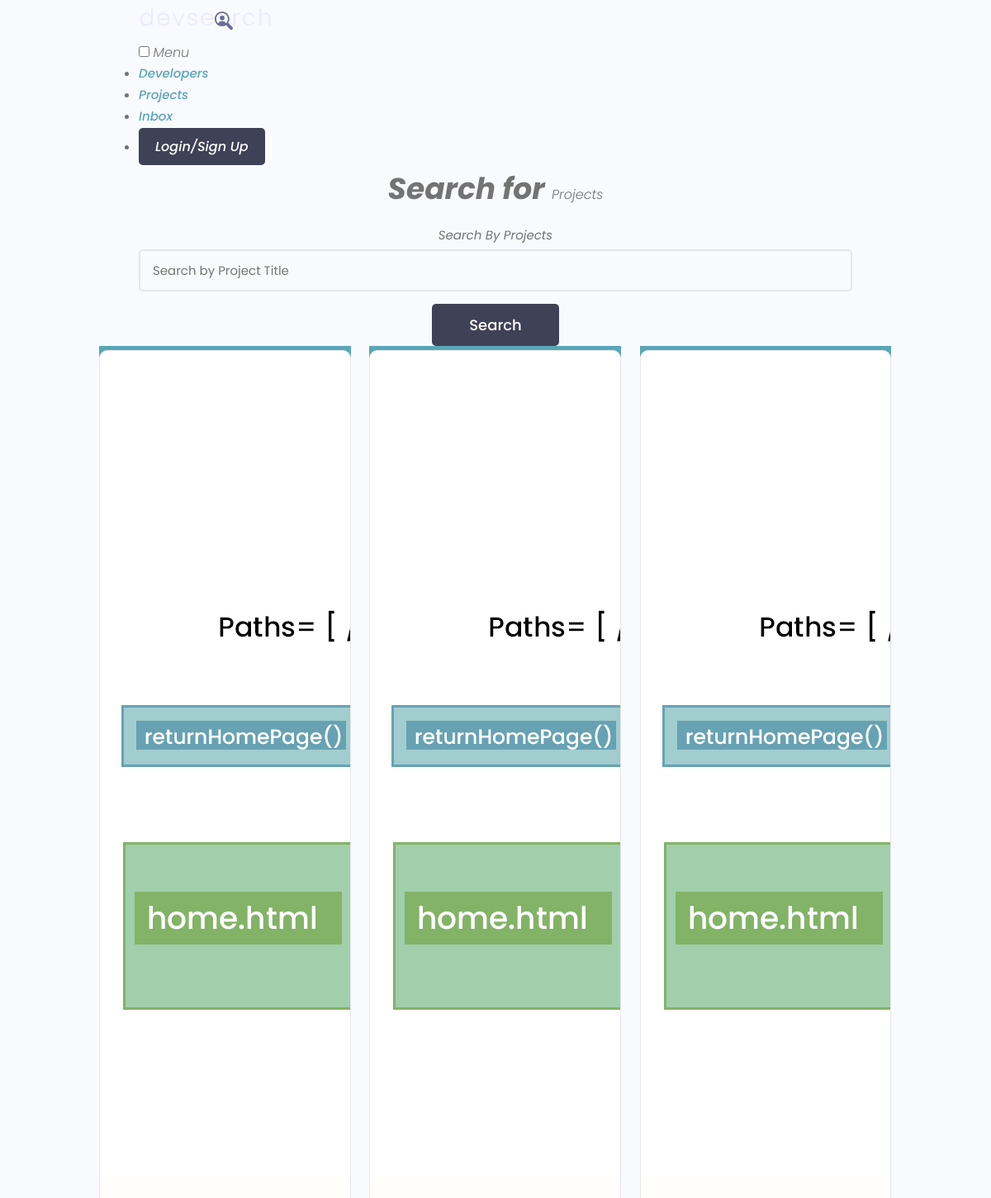
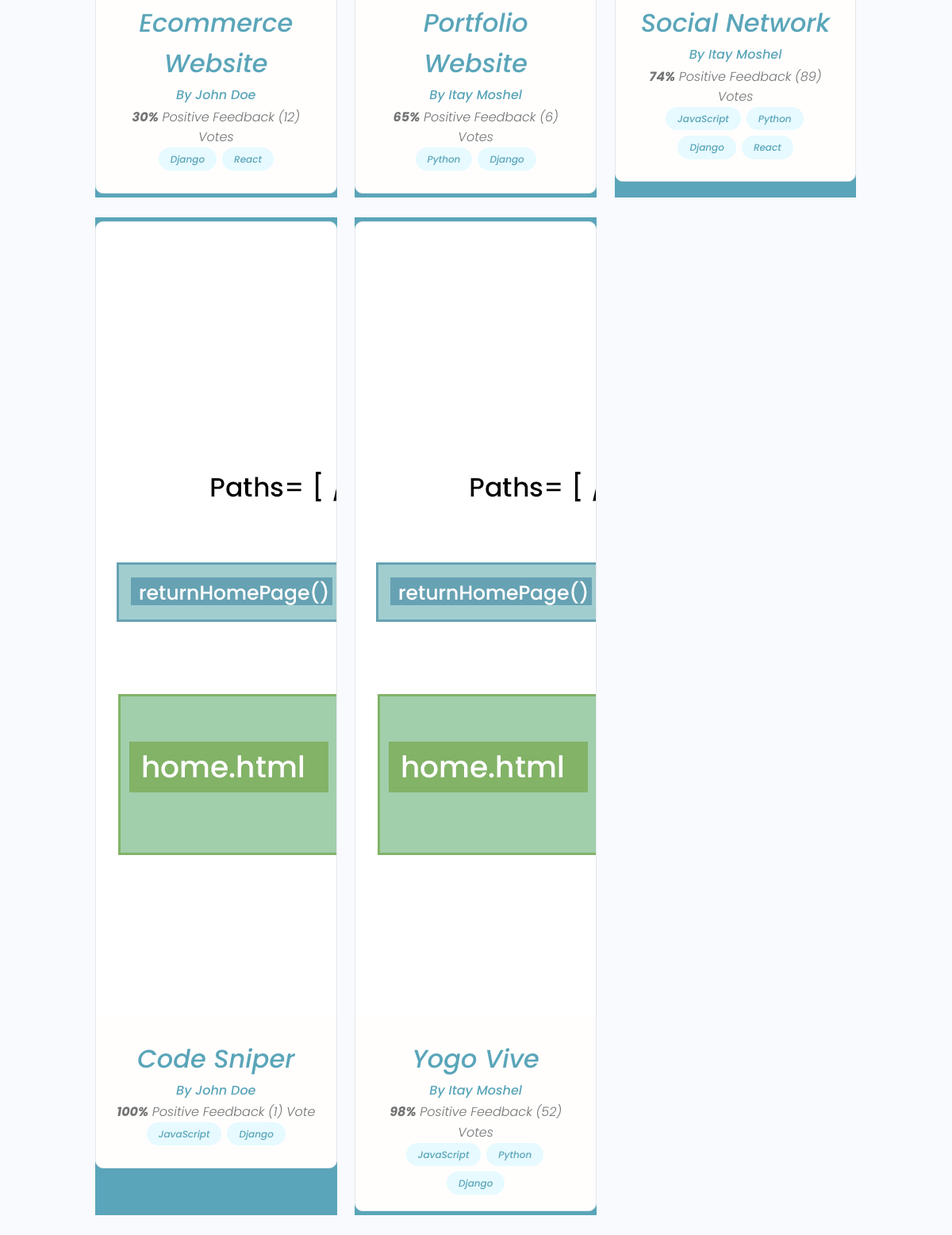
/projects/, run on the app's committed database (2 pictures, top to bottom).
### projects/models.py (models this page shows, shortened)
class Project(models.Model):
    owner = models.ForeignKey(Profile, null=True, blank=True, on_delete=models.SET_NULL)
    title = models.CharField(max_length=200)
    description = models.TextField(null=True, blank=True)
    featured_image = models.ImageField(null=True, blank=True, default="default.jpeg")
    demo_link = models.CharField(max_length=2000, null=True, blank=True)
    source_link = models.CharField(max_length=2000, null=True, blank=True)
    tags = models.ManyToManyField('Tag', blank=True)
    vote_total = models.IntegerField(default=0, null=True, blank=True)
    vote_ratio = models.IntegerField(default=0, null=True, blank=True)
    created = models.DateTimeField(auto_now_add=True)
    id = models.UUIDField(default=uuid.uuid4, unique=True, primary_key=True, editable=False)

class Tag(models.Model):
    name = models.CharField(max_length=200)
    created = models.DateTimeField(auto_now_add=True)
    id = models.UUIDField(default=uuid.uuid4, unique=True, primary_key=True, editable=False)
    def __str__(self):
        return self.name

### users/models.py (models this page shows, shortened)
class Profile(models.Model):
    user = models.OneToOneField(User, on_delete=models.CASCADE, null=True, blank=True)
    name = models.CharField(max_length=200, blank=True, null=True)
    email = models.EmailField(max_length=500, blank=True, null=True)
    username = models.CharField(max_length=200, blank=True, null=True)
    location = models.CharField(max_length=200, blank=True, null=True)
    short_intro = models.CharField(max_length=500, null=True, blank=True)
    bio = models.TextField(blank=True, null=True)
    profile_image = models.ImageField(null=True, blank=True, upload_to='profiles/', default='profiles/user-default.png')
    social_github = models.CharField(max_length=200, blank=True, null=True)
    social_twitter = models.CharField(max_length=200, blank=True, null=True)
    social_linkedin = models.CharField(max_length=200, blank=True, null=True)
    social_youtube = models.CharField(max_length=200, blank=True, null=True)
    social_website = models.CharField(max_length=200, blank=True, null=True)
    created = models.DateTimeField(auto_now_add=True)
    id = models.UUIDField(default=uuid.uuid4, unique=True, primary_key=True, editable=False)

### projects/views.py (the view)
# urls.py: path('projects/', include('projects.urls')),
def projects(request):
    projects = Project.objects.all()
    context = {
        'projects': projects,
    }
    return render(request, "projects/projects.html", context)

### projects/templates/projects/projects.html (shortened to what this page needs)
{% extends 'main.html' %}
{% block content %}
  <main class="projects">
    <section class="hero-section text-center">
      <div class="container container--narrow">
        <div class="hero-section__box">
          <h2>Search for <span>Projects</span></h2>
        </div>
        <div class="hero-section__search">
          <form class="form" action="#" method="get">
            <div class="form__field">
              <label for="formInput#search">Search By Projects </label>
              <input class="input input--text" id="formInput#search" type="text" name="text"
                placeholder="Search by Project Title" />
            </div>
            <input class="btn btn--sub btn--lg" type="submit" value="Search" />
          </form>
        </div>
      </div>
    </section>
    <section class="projectsList">
      <div class="container">
        <div class="grid grid--three">
        {% for project in projects %}
          <div class="column">
            <div class="card project">
              <a href="{% url 'project' project.id %}" class="project">
                <img class="project__thumbnail" src="{{project.featured_image.url}}" alt="project thumbnail" />
                <div class="card__body">
                  <h3 class="project__title">{{project.title}}</h3>
                  <p><a class="project__author" href="{% url 'user-profile' project.owner.id %}">By {{project.owner.name}}</a></p>
                  <p class="project--rating">
                    <span style="font-weight: bold;">{{project.vote_ratio}}%</span> Positive
                    Feedback ({{project.vote_total}}) Vote{{project.vote_total|pluralize:"s"}}
                  </p>
                  <div class="project__tags">
                    {% for tag in project.tags.all %}
                    <span class="tag tag--pill tag--main">
                      <small>{{tag}}</small>
                    </span>
                    {% endfor %}
                  </div>
                </div>
              </a>
            </div>
          </div>
        {% endfor %}
        </div>
      </div>
    </section>
  </main>
{% endblock content %}

### templates/main.html (shortened to what this page needs)
<!DOCTYPE html>
{% load static %}
<html lang="en">
<head>
  <link rel="stylesheet" href="https://cdnjs.cloudflare.com/ajax/libs/material-design-iconic-font/2.2.0/css/material-design-iconic-font.min.css">
  <link rel="stylesheet" href="{% static 'uikit/styles/uikit.css' %}" />
  <link rel="stylesheet" href="{% static 'styles/app.css' %}" />
</head>
<i>
    {% include 'navbar.html' %}
    {% block content %}
    {% endblock content %}
</body>
</html>

### templates/navbar.html (shortened to what this page needs)
{% load static %}
<header class="header">
    <div class="container container--narrow">
      <a href="{% url 'profiles' %}" class="header__logo">
        <img src="{% static 'images/logo.svg' %}" alt="DevSearch Logo" />
      </a>
      <nav class="header__nav">
        <input type="checkbox" id="responsive-menu" />
        <label for="responsive-menu" class="toggle-menu">
          <span>Menu</span>
        </label>
        <ul class="header__menu">
          <li class="header__menuItem"><a href="{% url 'profiles' %}">Developers</a></li>
          <li class="header__menuItem"><a href="{% url 'projects' %}">Projects</a></li>
          <li class="header__menuItem"><a href="">Inbox</a></li>
          {% if request.user.is_authenticated %}
          <li class="header__menuItem"><a href="{% url 'account' %}">Account</a></li>
          <li class="header__menuItem"><a href="{% url 'logout' %}" class="btn btn--sub">Logout</a></li>
          {% else %}
          <li class="header__menuItem"><a href="{% url 'login' %}" class="btn btn--sub">Login/Sign Up</a></li>
          {% endif %}
        </ul>
      </nav>
    </div>
  </header>

### static/uikit/app.css (style rules this page uses)
.layout > .column, .grid > .column { color: var(--color-light); text-align: center; background: var(--color-main); }

### static/uikit/styles/modules/_variables.css (style rules this page uses)
:root { --color-main: #5aa5b9; --color-main-light: #e6faff; --color-sub: #3f4156; --color-sub-light: #51546e; --color-sub-lighter: #ededfd; --color-text: #737373; --color-gray: #8b8b8b; --color-light: #e5e7eb; --color-light-gray: #767676; --color-bg: #f8fafd; --color-white: #fffefd; --color-white-light: #f3f3f3; --color-success: #359e64; --color-success-bg: #def8e8; --color-error: #fc4b0b; --color-error-bg: #fff2ee; --font-base: 'Poppins', arial, helvetica, 'Segoe UI', roboto, ubuntu, sans-serif; --font-monospace: 'Fira Code', 'Courier New', courier, monospace; --font-regular: 300; --font-medium: 500; --font-bold: 700; --generic-shadow: 1px 1px 5px #00000010; --generic-transition: all 0.3s ease-in-out; }

### static/uikit/styles/modules/_base.css (style rules this page uses)
* { margin: 0; padding: 0; box-sizing: border-box; text-rendering: optimizeLegibility; color: inherit; font-size: inherit; }
html { font-size: 50%; }
@media only screen and (min-width: 480px) { html { font-size: 56.25%; } }
@media only screen and (min-width: 1200px) { html { font-size: 62.5%; } }

### static/uikit/styles/modules/_typography.css (style rules this page uses)
* { font-family: var(--font-base); }
h2 { font-size: 3.6rem; font-weight: var(--font-bold); }
h3 { font-size: 3.2rem; font-weight: var(--font-medium); }
p, span, strong { font-size: 1.6rem; color: var(--color-text); font-weight: var(--font-regular); }
a { padding-bottom: 2px; text-decoration: none; display: inline-block; color: var(--color-main); font-weight: var(--font-medium); }

### static/uikit/styles/modules/_utilities.css (style rules this page uses)
.container { width: 92%; max-width: 165rem; margin: 0 auto; box-sizing: border-box; }
.container--narrow { width: 92%; max-width: 120rem; }
@media screen and (min-width: 1000px) { .container { width: 90%; } }
@media screen and (min-width: 1000px) { .container--narrow { width: 85%; } }
@media screen and (min-width: 1200px) { .container { width: 80%; } }
@media screen and (min-width: 1200px) { .container--narrow { width: 72%; } }
.text-center { text-align: center; }

### static/uikit/styles/modules/_button.css (style rules this page uses)
.btn { display: inline-block; position: relative; cursor: pointer; background-color: var(--color-light); font-weight: var(--font-medium); color: var(--color-sub); text-decoration: none; padding: 1rem 2rem; border-radius: 0.5rem; border: none; width: -webkit-fit-content; width: -moz-fit-content; width: fit-content; height: -webkit-fit-content; height: -moz-fit-content; height: fit-content; font-size: 1.6rem; outline-width: 0; outline-color: transparent; -webkit-backface-visibility: hidden; backface-visibility: hidden; transition: all 0.3s ease-in-out; }
.btn--sub { background-color: var(--color-sub); color: var(--color-white); }
.btn--lg { font-size: 1.8rem; padding: 1.2rem 4.5rem; }

### static/uikit/styles/modules/_card.css (style rules this page uses)
.card { border-radius: 1rem; background-color: var(--color-white); border: 1.5px solid var(--color-light); width: auto; height: auto; margin-top: 0.5rem; margin-bottom: 0.5rem; overflow: hidden; }
.card__body, .card__header { padding: 2rem 2.5rem; }

### static/uikit/styles/modules/_form.css (style rules this page uses)
.form { display: block; }
.form__field { margin-top: 1.5rem; margin-bottom: 1.5rem; }
.form__label, .form__field > label { display: block; margin-bottom: 0.5rem; color: var(--color-text); }
input.input[type='text'], input.input[type='email'], input.input[type='password'], input.input[type='number'], textarea.input { min-width: 24rem; width: 100%; padding: 1.2rem 1.5rem; border-radius: 0.5rem; border: 2px solid var(--color-light); transition: all 0.3s ease-in-out; background-color: var(--color-bg); }

### static/uikit/styles/modules/_tag.css (style rules this page uses)
.tag { display: inline-flex; align-items: center; background-color: var(--color-sub); height: -webkit-fit-content; height: -moz-fit-content; height: fit-content; width: -webkit-fit-content; width: -moz-fit-content; width: fit-content; border-radius: 0.5rem; padding: 0.5rem 1.5rem; font-size: 1.2rem; cursor: pointer; }
.tag:not(:last-child) { margin-right: 0.25rem; margin-bottom: 0.75rem; }
.tag > small { color: var(--color-white); }
.tag--pill { border-radius: 5rem; }
.tag--main, .tag--main > small { background: var(--color-main-light); color: var(--color-main); font-weight: 500; }

### data on the page
Project: featured_image (picture), title "Ecommerce Website", owner.name "John Doe", vote_ratio "30", vote_total "12"
Tag: name "Django"
Tag: name "React"
Project: featured_image (picture), title "Portfolio Website", owner.name "Itay Moshel", vote_ratio "65", vote_total "6"
Tag: name "Python"
Project: featured_image (picture), title "Social Network", owner.name "Itay Moshel", vote_ratio "74", vote_total "89"
Tag: name "JavaScript"
Project: featured_image (picture), title "Code Sniper", owner.name "John Doe", vote_ratio "100", vote_total "1"
Project: featured_image (picture), title "Yogo Vive", owner.name "Itay Moshel", vote_ratio "98", vote_total "52"
